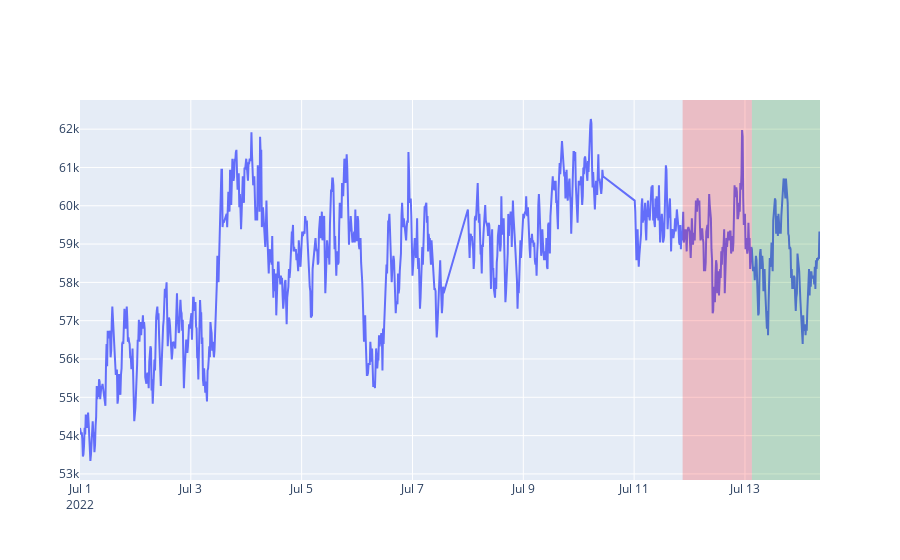

Notebook code for this chart:
### Code cell
#0.8訓練 0.1驗證 0.1測試
fig = go.Figure()
fig.add_trace(go.Scatter(x=data.date,y=data.OT,line=dict(width=2)))
fig.add_vrect(
    x0=data.date.iloc[int(data.shape[0]*0.8)],
    x1=data.date.iloc[int(data.shape[0]*0.9)],
    fillcolor="red",
    opacity=0.2,
    line_width=0,
)

fig.add_vrect(
    x0=data.date.iloc[int(data.shape[0]*0.9)],
    x1=data.date.iloc[-1],
    fillcolor="green",
    opacity=0.2,
    line_width=0,
)

### Figure 1 — Plotly figure (JSON) as saved in the notebook; plotly's stock layout.template omitted (floating-point values rounded to 4 significant figures; data arrays with more than 128 entries replaced by an {"elided": "..."} marker saying what was removed)
{"data": [{"line": {"width": 2}, "type": "scatter", "x": {"elided": "1178 str values"}, "y": {"elided": "1178 int values"}}], "layout": {"shapes": [{"fillcolor": "red", "line": {"width": 0}, "opacity": 0.2, "type": "rect", "x0": "2022-07-11 21:00:00.000", "x1": "2022-07-13 03:00:00.000", "xref": "x", "y0": 0, "y1": 1, "yref": "y domain"}, {"fillcolor": "green", "line": {"width": 0}, "opacity": 0.2, "type": "rect", "x0": "2022-07-13 03:00:00.000", "x1": "2022-07-14 08:30:00.000", "xref": "x", "y0": 0, "y1": 1, "yref": "y domain"}]}}
